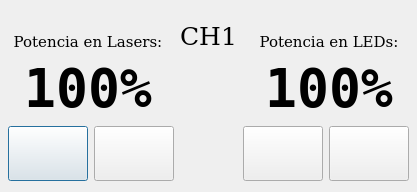
<?xml version="1.0" encoding="UTF-8"?>
<ui version="4.0">
 <class>Dialog</class>
 <widget class="QDialog" name="Dialog">
  <property name="geometry">
   <rect>
    <x>0</x>
    <y>0</y>
    <width>417</width>
    <height>192</height>
   </rect>
  </property>
  <property name="windowTitle">
   <string>Dialog</string>
  </property>
  <widget class="QWidget" name="verticalLayoutWidget">
   <property name="geometry">
    <rect>
     <x>8</x>
     <y>10</y>
     <width>401</width>
     <height>171</height>
    </rect>
   </property>
   <layout class="QVBoxLayout" name="verticalLayout">
    <property name="topMargin">
     <number>5</number>
    </property>
    <item>
     <spacer name="verticalSpacer">
      <property name="orientation">
       <enum>Qt::Vertical</enum>
      </property>
      <property name="sizeHint" stdset="0">
       <size>
        <width>20</width>
        <height>40</height>
       </size>
      </property>
     </spacer>
    </item>
    <item>
     <layout class="QHBoxLayout" name="horizontalLayout_2">
      <property name="topMargin">
       <number>0</number>
      </property>
      <item>
       <widget class="QLabel" name="label">
        <property name="sizePolicy">
         <sizepolicy hsizetype="Minimum" vsizetype="Preferred">
          <horstretch>0</horstretch>
          <verstretch>0</verstretch>
         </sizepolicy>
        </property>
        <property name="minimumSize">
         <size>
          <width>160</width>
          <height>30</height>
         </size>
        </property>
        <property name="font">
         <font>
          <family>DejaVu Serif</family>
          <pointsize>11</pointsize>
         </font>
        </property>
        <property name="text">
         <string>Potencia en Lasers:</string>
        </property>
        <property name="alignment">
         <set>Qt::AlignBottom|Qt::AlignHCenter</set>
        </property>
       </widget>
      </item>
      <item>
       <widget class="QLabel" name="whatchLabel">
        <property name="sizePolicy">
         <sizepolicy hsizetype="Preferred" vsizetype="Fixed">
          <horstretch>0</horstretch>
          <verstretch>0</verstretch>
         </sizepolicy>
        </property>
        <property name="minimumSize">
         <size>
          <width>0</width>
          <height>30</height>
         </size>
        </property>
        <property name="font">
         <font>
          <family>DejaVu Serif</family>
          <pointsize>19</pointsize>
         </font>
        </property>
        <property name="text">
         <string>CH1</string>
        </property>
        <property name="alignment">
         <set>Qt::AlignHCenter|Qt::AlignTop</set>
        </property>
       </widget>
      </item>
      <item>
       <widget class="QLabel" name="label_2">
        <property name="sizePolicy">
         <sizepolicy hsizetype="Minimum" vsizetype="Fixed">
          <horstretch>0</horstretch>
          <verstretch>0</verstretch>
         </sizepolicy>
        </property>
        <property name="minimumSize">
         <size>
          <width>160</width>
          <height>30</height>
         </size>
        </property>
        <property name="font">
         <font>
          <family>DejaVu Serif</family>
          <pointsize>11</pointsize>
         </font>
        </property>
        <property name="text">
         <string>Potencia en LEDs:</string>
        </property>
        <property name="alignment">
         <set>Qt::AlignBottom|Qt::AlignHCenter</set>
        </property>
       </widget>
      </item>
     </layout>
    </item>
    <item>
     <layout class="QHBoxLayout" name="horizontalLayout_3">
      <property name="topMargin">
       <number>0</number>
      </property>
      <item>
       <widget class="QLabel" name="whatplaserLabel">
        <property name="sizePolicy">
         <sizepolicy hsizetype="Minimum" vsizetype="Preferred">
          <horstretch>0</horstretch>
          <verstretch>0</verstretch>
         </sizepolicy>
        </property>
        <property name="minimumSize">
         <size>
          <width>160</width>
          <height>0</height>
         </size>
        </property>
        <property name="font">
         <font>
          <family>DejaVu Sans Mono</family>
          <pointsize>40</pointsize>
          <weight>75</weight>
          <bold>true</bold>
         </font>
        </property>
        <property name="text">
         <string>100%</string>
        </property>
        <property name="alignment">
         <set>Qt::AlignCenter</set>
        </property>
       </widget>
      </item>
      <item>
       <spacer name="horizontalSpacer_2">
        <property name="orientation">
         <enum>Qt::Horizontal</enum>
        </property>
        <property name="sizeHint" stdset="0">
         <size>
          <width>40</width>
          <height>20</height>
         </size>
        </property>
       </spacer>
      </item>
      <item>
       <widget class="QLabel" name="whatpledLabel">
        <property name="sizePolicy">
         <sizepolicy hsizetype="Minimum" vsizetype="Preferred">
          <horstretch>0</horstretch>
          <verstretch>0</verstretch>
         </sizepolicy>
        </property>
        <property name="minimumSize">
         <size>
          <width>160</width>
          <height>0</height>
         </size>
        </property>
        <property name="font">
         <font>
          <family>DejaVu Sans Mono</family>
          <pointsize>40</pointsize>
          <weight>75</weight>
          <bold>true</bold>
         </font>
        </property>
        <property name="text">
         <string>100%</string>
        </property>
        <property name="alignment">
         <set>Qt::AlignCenter</set>
        </property>
       </widget>
      </item>
     </layout>
    </item>
    <item>
     <layout class="QHBoxLayout" name="horizontalLayout">
      <property name="spacing">
       <number>6</number>
      </property>
      <property name="sizeConstraint">
       <enum>QLayout::SetDefaultConstraint</enum>
      </property>
      <property name="topMargin">
       <number>0</number>
      </property>
      <item>
       <widget class="QPushButton" name="pushButton">
        <property name="sizePolicy">
         <sizepolicy hsizetype="Fixed" vsizetype="Fixed">
          <horstretch>0</horstretch>
          <verstretch>0</verstretch>
         </sizepolicy>
        </property>
        <property name="minimumSize">
         <size>
          <width>80</width>
          <height>55</height>
         </size>
        </property>
        <property name="text">
         <string/>
        </property>
       </widget>
      </item>
      <item>
       <widget class="QPushButton" name="pushButton_4">
        <property name="sizePolicy">
         <sizepolicy hsizetype="Fixed" vsizetype="Fixed">
          <horstretch>0</horstretch>
          <verstretch>0</verstretch>
         </sizepolicy>
        </property>
        <property name="minimumSize">
         <size>
          <width>80</width>
          <height>55</height>
         </size>
        </property>
        <property name="text">
         <string/>
        </property>
       </widget>
      </item>
      <item>
       <spacer name="horizontalSpacer">
        <property name="orientation">
         <enum>Qt::Horizontal</enum>
        </property>
        <property name="sizeHint" stdset="0">
         <size>
          <width>40</width>
          <height>20</height>
         </size>
        </property>
       </spacer>
      </item>
      <item>
       <widget class="QPushButton" name="pushButton_3">
        <property name="sizePolicy">
         <sizepolicy hsizetype="Fixed" vsizetype="Fixed">
          <horstretch>0</horstretch>
          <verstretch>0</verstretch>
         </sizepolicy>
        </property>
        <property name="minimumSize">
         <size>
          <width>80</width>
          <height>55</height>
         </size>
        </property>
        <property name="text">
         <string/>
        </property>
       </widget>
      </item>
      <item>
       <widget class="QPushButton" name="pushButton_2">
        <property name="sizePolicy">
         <sizepolicy hsizetype="Fixed" vsizetype="Fixed">
          <horstretch>0</horstretch>
          <verstretch>0</verstretch>
         </sizepolicy>
        </property>
        <property name="minimumSize">
         <size>
          <width>80</width>
          <height>55</height>
         </size>
        </property>
        <property name="text">
         <string/>
        </property>
       </widget>
      </item>
     </layout>
    </item>
   </layout>
  </widget>
 </widget>
 <resources/>
 <connections/>
</ui>
